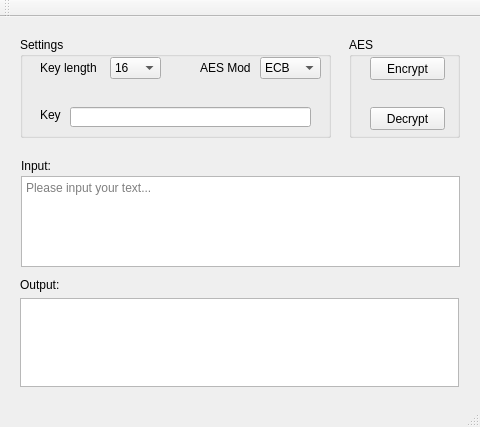
<?xml version="1.0" encoding="UTF-8"?>
<ui version="4.0">
 <class>MainWin</class>
 <widget class="QMainWindow" name="MainWin">
  <property name="geometry">
   <rect>
    <x>0</x>
    <y>0</y>
    <width>480</width>
    <height>427</height>
   </rect>
  </property>
  <property name="sizePolicy">
   <sizepolicy hsizetype="Expanding" vsizetype="Expanding">
    <horstretch>0</horstretch>
    <verstretch>0</verstretch>
   </sizepolicy>
  </property>
  <property name="maximumSize">
   <size>
    <width>480</width>
    <height>427</height>
   </size>
  </property>
  <property name="mouseTracking">
   <bool>false</bool>
  </property>
  <property name="focusPolicy">
   <enum>Qt::ClickFocus</enum>
  </property>
  <property name="windowTitle">
   <string>Qt AES</string>
  </property>
  <property name="windowIcon">
   <iconset resource="resimg.qrc">
    <normaloff>:/icon/images/locker1.png</normaloff>:/icon/images/locker1.png</iconset>
  </property>
  <widget class="QWidget" name="centralWidget">
   <widget class="QLabel" name="label_keyLen">
    <property name="geometry">
     <rect>
      <x>40</x>
      <y>40</y>
      <width>61</width>
      <height>21</height>
     </rect>
    </property>
    <property name="text">
     <string>Key length</string>
    </property>
   </widget>
   <widget class="QLabel" name="label_mode">
    <property name="geometry">
     <rect>
      <x>200</x>
      <y>40</y>
      <width>51</width>
      <height>21</height>
     </rect>
    </property>
    <property name="text">
     <string>AES Mode</string>
    </property>
   </widget>
   <widget class="QGroupBox" name="groupBox_settings">
    <property name="geometry">
     <rect>
      <x>20</x>
      <y>20</y>
      <width>311</width>
      <height>101</height>
     </rect>
    </property>
    <property name="title">
     <string>Settings</string>
    </property>
   </widget>
   <widget class="QComboBox" name="comboBox_mode">
    <property name="geometry">
     <rect>
      <x>260</x>
      <y>40</y>
      <width>61</width>
      <height>22</height>
     </rect>
    </property>
    <item>
     <property name="text">
      <string>ECB</string>
     </property>
    </item>
    <item>
     <property name="text">
      <string>CBC</string>
     </property>
    </item>
    <item>
     <property name="text">
      <string>CFB</string>
     </property>
    </item>
   </widget>
   <widget class="QLabel" name="label_key">
    <property name="geometry">
     <rect>
      <x>40</x>
      <y>90</y>
      <width>21</width>
      <height>16</height>
     </rect>
    </property>
    <property name="text">
     <string>Key</string>
    </property>
   </widget>
   <widget class="QLineEdit" name="lineEdit_key">
    <property name="geometry">
     <rect>
      <x>70</x>
      <y>90</y>
      <width>241</width>
      <height>20</height>
     </rect>
    </property>
   </widget>
   <widget class="QPushButton" name="Btn_encrypt">
    <property name="geometry">
     <rect>
      <x>370</x>
      <y>40</y>
      <width>75</width>
      <height>23</height>
     </rect>
    </property>
    <property name="text">
     <string>Encrypt</string>
    </property>
   </widget>
   <widget class="QPushButton" name="Btn_decrypt">
    <property name="geometry">
     <rect>
      <x>370</x>
      <y>90</y>
      <width>75</width>
      <height>23</height>
     </rect>
    </property>
    <property name="text">
     <string>Decrypt</string>
    </property>
   </widget>
   <widget class="QComboBox" name="comboBox_keyLen">
    <property name="geometry">
     <rect>
      <x>110</x>
      <y>40</y>
      <width>51</width>
      <height>22</height>
     </rect>
    </property>
    <item>
     <property name="text">
      <string>16</string>
     </property>
    </item>
    <item>
     <property name="text">
      <string>24</string>
     </property>
    </item>
    <item>
     <property name="text">
      <string>32</string>
     </property>
    </item>
   </widget>
   <widget class="QLabel" name="label_input">
    <property name="geometry">
     <rect>
      <x>21</x>
      <y>141</y>
      <width>36</width>
      <height>16</height>
     </rect>
    </property>
    <property name="text">
     <string>Input:</string>
    </property>
   </widget>
   <widget class="QLabel" name="label">
    <property name="geometry">
     <rect>
      <x>20</x>
      <y>260</y>
      <width>41</width>
      <height>16</height>
     </rect>
    </property>
    <property name="text">
     <string>Output:</string>
    </property>
   </widget>
   <widget class="QGroupBox" name="groupBox">
    <property name="geometry">
     <rect>
      <x>349</x>
      <y>20</y>
      <width>111</width>
      <height>101</height>
     </rect>
    </property>
    <property name="title">
     <string>AES</string>
    </property>
   </widget>
   <widget class="QTextEdit" name="textEdit_output">
    <property name="geometry">
     <rect>
      <x>20</x>
      <y>281</y>
      <width>439</width>
      <height>89</height>
     </rect>
    </property>
    <property name="horizontalScrollBarPolicy">
     <enum>Qt::ScrollBarAlwaysOff</enum>
    </property>
    <property name="readOnly">
     <bool>true</bool>
    </property>
    <property name="placeholderText">
     <string/>
    </property>
   </widget>
   <widget class="QTextEdit" name="textEdit_input">
    <property name="geometry">
     <rect>
      <x>21</x>
      <y>159</y>
      <width>439</width>
      <height>91</height>
     </rect>
    </property>
    <property name="horizontalScrollBarPolicy">
     <enum>Qt::ScrollBarAlwaysOff</enum>
    </property>
    <property name="placeholderText">
     <string>Please input your text...</string>
    </property>
   </widget>
   <zorder>groupBox</zorder>
   <zorder>label_keyLen</zorder>
   <zorder>label_mode</zorder>
   <zorder>groupBox_settings</zorder>
   <zorder>comboBox_mode</zorder>
   <zorder>label_key</zorder>
   <zorder>lineEdit_key</zorder>
   <zorder>Btn_encrypt</zorder>
   <zorder>Btn_decrypt</zorder>
   <zorder>comboBox_keyLen</zorder>
   <zorder>gridLayoutWidget_2</zorder>
   <zorder>label_input</zorder>
   <zorder>label</zorder>
   <zorder>gridLayoutWidget_3</zorder>
   <zorder>gridLayoutWidget</zorder>
  </widget>
  <widget class="QMenuBar" name="menuBar">
   <property name="geometry">
    <rect>
     <x>0</x>
     <y>0</y>
     <width>480</width>
     <height>23</height>
    </rect>
   </property>
  </widget>
  <widget class="QToolBar" name="mainToolBar">
   <attribute name="toolBarArea">
    <enum>TopToolBarArea</enum>
   </attribute>
   <attribute name="toolBarBreak">
    <bool>false</bool>
   </attribute>
  </widget>
  <widget class="QStatusBar" name="statusBar"/>
 </widget>
 <layoutdefault spacing="6" margin="11"/>
 <resources>
  <include location="resimg.qrc"/>
 </resources>
 <connections/>
</ui>
